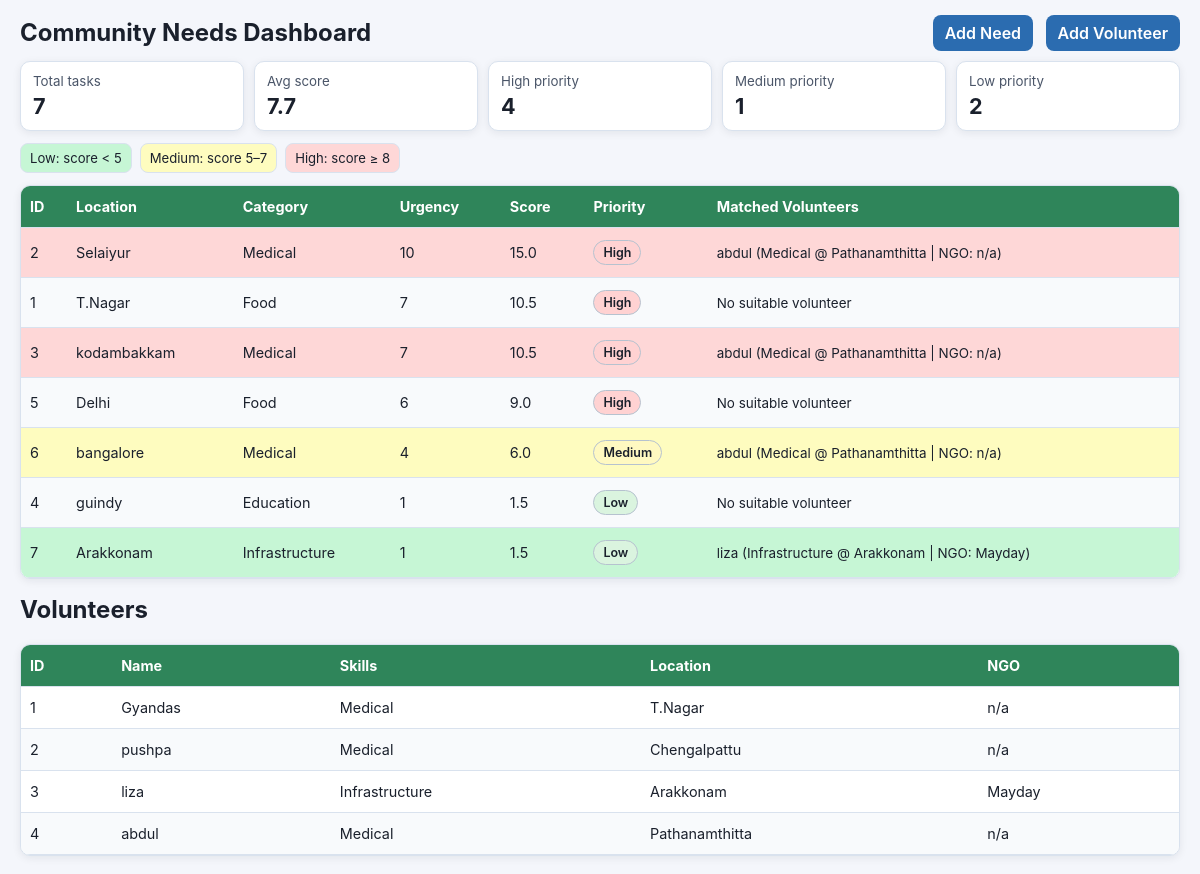
The page / on the database its author committed.
### tables this page shows
CREATE TABLE needs 
                      (id INTEGER PRIMARY KEY, area TEXT, category TEXT, urgency INTEGER, score REAL);

CREATE TABLE volunteers (
                      id INTEGER PRIMARY KEY,
                      name TEXT NOT NULL,
                      skill TEXT NOT NULL,
                      location TEXT NOT NULL
                      , skills TEXT, ngo TEXT);

### app.py (the view)
@app.route('/')
def index():
    conn = get_db_connection()
    needs = conn.execute('SELECT * FROM needs ORDER BY score DESC').fetchall()
    volunteers = conn.execute('SELECT * FROM volunteers').fetchall()
    conn.close()
    matches = {}
    for need in needs:
        need_category = need['category']
        need_area = need['area']
        candidate_list = []
        for v in volunteers:
            volunteer_skills = ''
            if 'skills' in v.keys():
                volunteer_skills = v['skills'] or ''
            elif 'skill' in v.keys():
                volunteer_skills = v['skill'] or ''
            volunteer_location = v['location'] if 'location' in v.keys() else ''
            rel = skill_relevance(need_category, volunteer_skills)
            dist = estimate_distance(need_area, volunteer_location)
            candidate_list.append((rel, dist, v))
        candidate_list.sort(key=lambda t: (t[0], t[1], t[2]['name'].lower()))
        assigned = None
        for rel, dist, v in candidate_list:
            if rel >= 2:
                continue
            volunteer_skills = v['skills'] if 'skills' in v.keys() else (v['skill'] if 'skill' in v.keys() else '')
            volunteer_location = v['location'] if 'location' in v.keys() else 'n/a'
            volunteer_ngo = v['ngo'] if 'ngo' in v.keys() and v['ngo'] else 'n/a'
            assigned = f"{v['name']} ({volunteer_skills} @ {volunteer_location} | NGO: {volunteer_ngo})"
            break
        matches[need['id']] = assigned or 'No suitable volunteer'
    return render_template('index.html', needs=needs, volunteers=volunteers, matches=matches)

### app.py (called while the page is built)
def get_db_connection():
    conn = sqlite3.connect('impact.db')
    conn.row_factory = sqlite3.Row
    return conn

def estimate_distance(a, b):
    a_norm = a.strip().lower()
    b_norm = b.strip().lower()
    if a_norm == b_norm:
        return 0.3
    if a_norm in b_norm or b_norm in a_norm:
        return 1.4
    return 5.2

def skill_relevance(need_category, volunteer_skills):
    need_cat = need_category.lower().strip()
    skills = [x.strip().lower() for x in volunteer_skills.split(',') if x.strip()]
    if need_cat in skills:
        return 0
    if any(need_cat in s or s in need_cat for s in skills):
        return 1
    return 2

### Templates/index.html (shortened to what this page needs)
<!DOCTYPE html>
<html lang="en">
<head>
</head>
<body>
    <div class="container">
        <div class="topbar">
            <h1>Community Needs Dashboard</h1>
            <div>
                <a href="/add">Add Need</a>
                <a href="/add_volunteer" style="margin-left: 8px;">Add Volunteer</a>
            </div>
        </div>
        {% set total = needs|length %}
        {% set avg_score = (needs|map(attribute='score')|sum / (total if total > 0 else 1))|round(1) %}
        {% set high_count = needs|selectattr('score', 'ge', 8)|list|length %}
        {% set medium_count = needs|selectattr('score', 'ge', 5)|list|length - high_count %}
        {% set low_count = needs|selectattr('score', 'lt', 5)|list|length %}
        <div class="summary">
            <div class="card"><small>Total tasks</small><strong>{{ total }}</strong></div>
            <div class="card"><small>Avg score</small><strong>{{ avg_score }}</strong></div>
            <div class="card"><small>High priority</small><strong>{{ high_count }}</strong></div>
            <div class="card"><small>Medium priority</small><strong>{{ medium_count }}</strong></div>
            <div class="card"><small>Low priority</small><strong>{{ low_count }}</strong></div>
        </div>
        <div class="legend">
            <span class="low">Low: score &lt; 5</span>
            <span class="medium">Medium: score 5–7</span>
            <span class="high">High: score ≥ 8</span>
        </div>
        <div class="table-wrap">
            <table>
                <thead>
                    <tr>
                        <th>ID</th>
                        <th>Location</th>
                        <th>Category</th>
                        <th>Urgency</th>
                        <th>Score</th>
                        <th>Priority</th>
                        <th>Matched Volunteers</th>
                    </tr>
                </thead>
                <tbody>
                    {% for need in needs %}
                        {% set score = need['score'] %}
                        {% if score >= 8 %}
                            {% set row_class = 'row-high' %}
                            {% set priority_label = 'High' %}
                            {% set badge_class = 'high' %}
                        {% elif score >= 5 %}
                            {% set row_class = 'row-medium' %}
                            {% set priority_label = 'Medium' %}
                            {% set badge_class = 'medium' %}
                        {% else %}
                            {% set row_class = 'row-low' %}
                            {% set priority_label = 'Low' %}
                            {% set badge_class = 'low' %}
                        {% endif %}
                        <tr class="{{ row_class }}">
                            <td>{{ need['id'] }}</td>
                            <td>{{ need['area'] }}</td>
                            <td>{{ need['category'] }}</td>
                            <td>{{ need['urgency'] }}</td>
                            <td>{{ need['score']|round(1) }}</td>
                            <td><span class="badge {{ badge_class }}">{{ priority_label }}</span></td>
                            <td class="match-list">
                                {% set assigned = matches.get(need['id'], '') %}
                                {% if assigned %}
                                    {{ assigned }}
                                {% else %}
                                    <em>No match assigned</em>
                                {% endif %}
                            </td>
                        </tr>
                    {% endfor %}
                </tbody>
            </table>
        </div>
        <h2 style="margin-top:16px;">Volunteers</h2>
        <div class="table-wrap" style="margin-top:8px;">
            <table>
                <thead>
                    <tr>
                        <th>ID</th>
                        <th>Name</th>
                        <th>Skills</th>
                        <th>Location</th>
                        <th>NGO</th>
                    </tr>
                </thead>
                <tbody>
                    {% for v in volunteers %}
                        <tr>
                            <td>{{ v['id'] }}</td>
                            <td>{{ v['name'] }}</td>
                            <td>
                                {% if 'skills' in v.keys() %}
                                    {{ v['skills'] }}
                                {% elif 'skill' in v.keys() %}
                                    {{ v['skill'] }}
                                {% else %}
                                    n/a
                                {% endif %}
                            </td>
                            <td>{{ v['location'] }}</td>
                            <td>{{ v['ngo'] if 'ngo' in v.keys() and v['ngo'] else 'n/a' }}</td>
                        </tr>
                    {% endfor %}
                </tbody>
            </table>
        </div>
    </div>
</body>
</html>

### Templates/index.html (style rules this page uses)
:root { --bg: #f4f6fb; --card: #ffffff; --border: #d9e2ee; --text: #1a202c; --muted: #4a5568; --low: #c6f6d5; --medium: #fefcbf; --high: #fed7d7; --shadow: 0 2px 9px rgba(15,23,42,0.08); }
* { box-sizing: border-box; }
body { margin: 0; font-family: Inter, system-ui, sans-serif; background: var(--bg); color: var(--text); }
.container { max-width: 1180px; margin: 18px auto; padding: 0 10px; }
.topbar { display: flex; flex-wrap: wrap; align-items: center; justify-content: space-between; gap: 10px; margin-bottom: 14px; }
.topbar h1 { margin: 0; font-size: clamp(1.35rem, 2vw, 1.85rem); }
.topbar a { text-decoration: none; color: #fff; background: #2b6cb0; padding: 8px 12px; border-radius: 8px; font-weight: 600; margin-left: 0; }
.summary { display: grid; grid-template-columns: repeat(auto-fit, minmax(150px, 1fr)); gap: 10px; margin-bottom: 12px; }
.card { background: var(--card); border: 1px solid var(--border); border-radius: 10px; box-shadow: var(--shadow); padding: 11px 12px; }
.card small { color: var(--muted); display: block; margin-bottom: 4px; }
.card strong { font-size: 1.35rem; }
.legend { display: flex; flex-wrap: wrap; gap: 8px; margin-bottom: 12px; }
.legend span { font-size: 0.82rem; padding: 6px 9px; border-radius: 8px; border: 1px solid var(--border); }
.legend .low { background: var(--low); }
.legend .medium { background: var(--medium); }
.legend .high { background: var(--high); }
.row-low { background: var(--low); }
.row-medium { background: var(--medium); }
.row-high { background: var(--high); }
.table-wrap { overflow-x: auto; background: var(--card); border: 1px solid var(--border); border-radius: 10px; box-shadow: var(--shadow); }
table { width: 100%; min-width: 760px; border-collapse: collapse; }
th, td { padding: 12px 9px; border-bottom: 1px solid var(--border); text-align: left; font-size: 0.9rem; }
th { background: #2f855a; color: #fff; position: sticky; top: 0; z-index: 2; }
tr:nth-child(even) td { background: #f8fafc; }
.badge { display: inline-block; padding: 4px 9px; border-radius: 999px; font-size: 0.78rem; font-weight: 600; border: 1px solid #b6c2cf; }
.badge.low { background: #daf4df; }
.badge.medium { background: #fff9c1; }
.badge.high { background: #ffd2d2; }
.match-list { font-size: 0.84rem; }

### rows shown on the page
needs: id "2", area "Selaiyur", category "Medical", urgency "10", score "15.0", priority_label "High", assigned "abdul (Medical @ Pathanamthitta | NGO: n/a)"
needs: id "1", area "T.Nagar", category "Food", urgency "7", score "10.5", priority_label "High", assigned "No suitable volunteer"
needs: id "3", area "kodambakkam", category "Medical", urgency "7", score "10.5", priority_label "High", assigned "abdul (Medical @ Pathanamthitta | NGO: n/a)"
needs: id "5", area "Delhi", category "Food", urgency "6", score "9.0", priority_label "High", assigned "No suitable volunteer"
needs: id "6", area "bangalore", category "Medical", urgency "4", score "6.0", priority_label "Medium", assigned "abdul (Medical @ Pathanamthitta | NGO: n/a)"
needs: id "4", area "guindy", category "Education", urgency "1", score "1.5", priority_label "Low", assigned "No suitable volunteer"
needs: id "7", area "Arakkonam", category "Infrastructure", urgency "1", score "1.5", priority_label "Low", assigned "liza (Infrastructure @ Arakkonam | NGO: Mayday)"
volunteers: id "1", name "Gyandas", skills "Medical", location "T.Nagar", v "n/a"
volunteers: id "2", name "pushpa", skills "Medical", location "Chengalpattu", v "n/a"
volunteers: id "3", name "liza", skills "Infrastructure", location "Arakkonam", ngo "Mayday"
volunteers: id "4", name "abdul", skills "Medical", location "Pathanamthitta", ngo "n/a"

### other values the page prints
{{ total }} "7"
{{ avg_score }} "7.7"
{{ high_count }} "4"
{{ medium_count }} "1"
{{ low_count }} "2"
